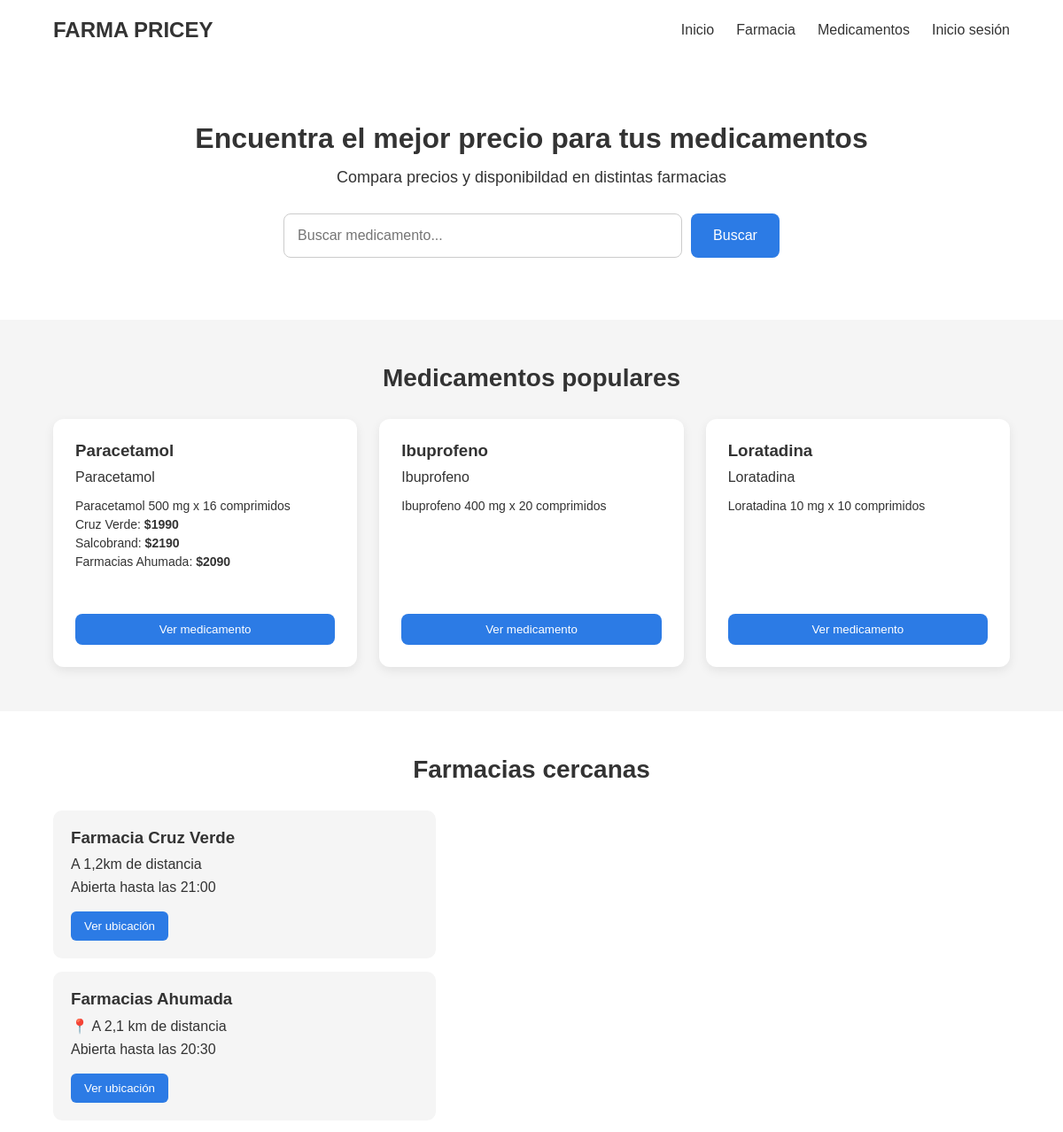
/ (upper part), run on an earlier commit of the app's database.
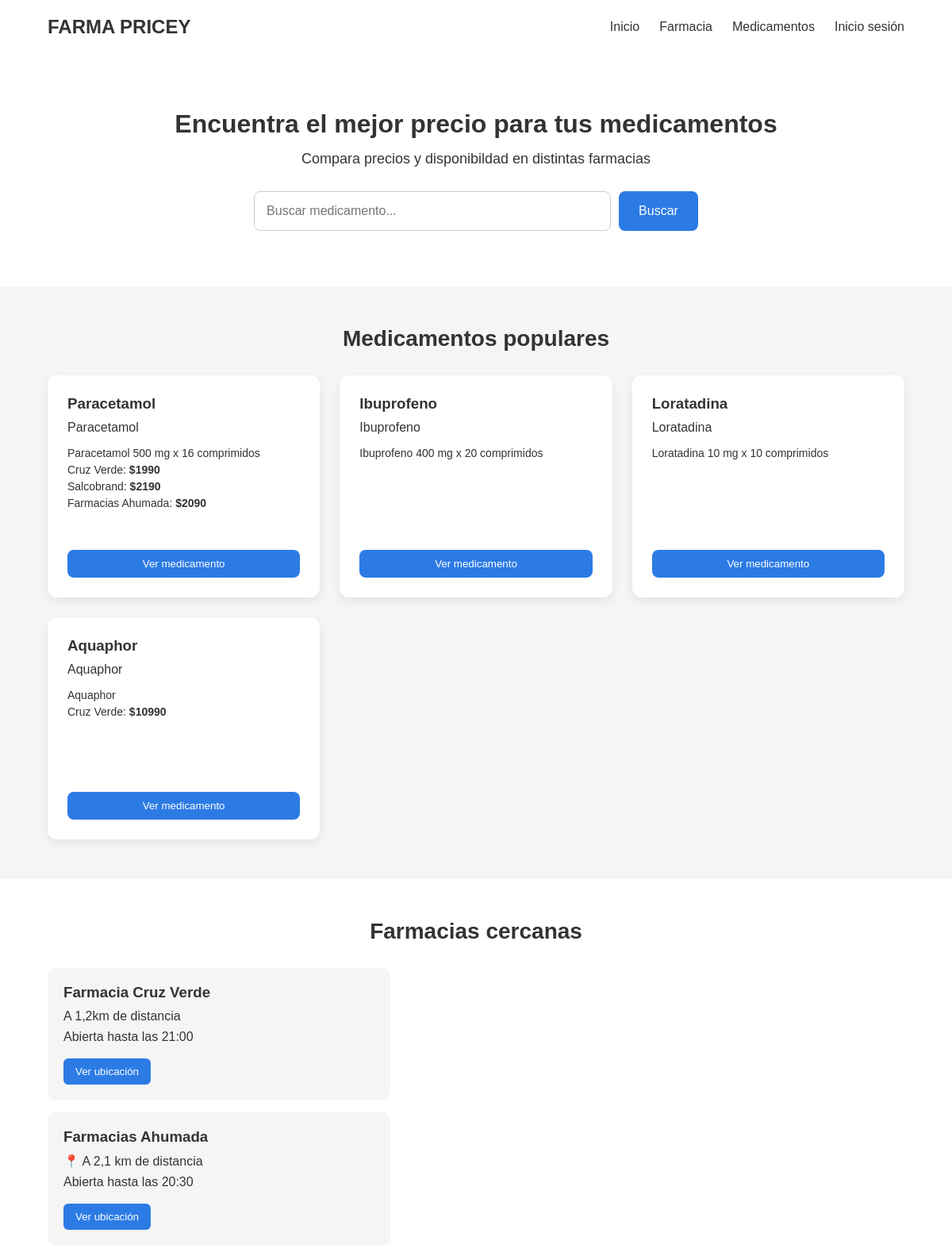
And on a later commit of the database.
### farmacia/models.py (models this page shows, shortened)
class Medicamento(models.Model):
    nombre = models.CharField(max_length=200)
    principio_activo = models.CharField(max_length=200, blank=True)
    descripcion = models.TextField(blank=True)

class Producto(models.Model):
    medicamento = models.ForeignKey(
        Medicamento,
        on_delete=models.CASCADE,
        related_name="productos"
    )
    nombre = models.CharField(max_length=300)
    presentacion = models.CharField(max_length=200, blank=True)

class Precio(models.Model):
    producto = models.ForeignKey(
        Producto,
        on_delete=models.CASCADE,
        related_name="precios"
    )
    farmacia = models.ForeignKey(
        Farmacia,
        on_delete=models.CASCADE,
        related_name="precios"
    )
    precio = models.DecimalField(
        max_digits=10,
        decimal_places=0
        )
    precio_normal = models.DecimalField(
        max_digits=10,
        decimal_places=0,
        null=True,
        blank=True
    )
    disponible = models.BooleanField(default=True)
    url_producto = models.URLField(blank=True)
    fecha_actualizacion = models.DateTimeField(
        auto_now=True
        )

class Farmacia(models.Model):
    nombre = models.CharField(max_length=200)
    direccion = models.CharField(max_length=300, blank=True)
    latitud = models.DecimalField(
        max_digits=9,
        decimal_places=6,
        null=True,
        blank=True
    )
    longitud = models.DecimalField(
        max_digits=9,
        decimal_places=6,
        null=True,
        blank=True
    )
    sitio_web = models.URLField(blank=True)

### farmacia/views.py (the view)
# urls.py: path('', views.inicio, name="inicio"),
def inicio(request):
    medicamentos = Medicamento.objects.prefetch_related(
        'productos__precios__farmacia'
    )
    contexto = {
        'medicamentos': medicamentos
    }
    return render(request, 'inicio.html', contexto)

### farmacia/templates/inicio.html (shortened to what this page needs)
{% load static %}
<!DOCTYPE html>
<html lang="es">
<head>
    <link rel="stylesheet" href="{% static 'farmacia/css/estilo.css' %}">
</head>
<body>
    <header>
        <div class="logo">
            <h1>FARMA PRICEY</h1>
        </div>
        <nav>
            <a href="#">Inicio</a>
            <a href="#">Farmacia</a>
            <a href="#">Medicamentos</a>
            <a href="#">Inicio sesión</a>
        </nav>
    </header>
    <main>
         <section class="buscador">
            <h2>Encuentra el mejor precio para tus medicamentos</h2>
            <p>Compara precios y disponibildad en distintas farmacias</p>
            <form>
                <input type="text" placeholder="Buscar medicamento...">
                <button type="submit"> Buscar </button>
            </form>
         </section>
          <section class="populares">
            <h2>Medicamentos populares</h2>
            <div class="medicamentos">
                {% for medicamento in medicamentos %}
                    <div class="medicamento">
                        <div class="medicamento-info">
                            <h3>{{ medicamento.nombre }}</h3>
                            <p class="principio-activo">
                                {{ medicamento.principio_activo }}
                            </p>
                            {% for producto in medicamento.productos.all %}
                                <p class="presentacion">
                                    {{ producto.nombre }}
                                </p>
                                {% for precio in producto.precios.all %}
                                    <p class="precio">
                                        {{ precio.farmacia.nombre }}:
                                        <strong>${{ precio.precio }}</strong>
                                    </p>
                                {% endfor %}
                            {% endfor %}
                        </div>
                        <button class="btn-medicamento">
                            Ver medicamento
                        </button>
                    </div>
                {% endfor %}
            </div>
          </section>
          <section class="farmacias">
            <h2>Farmacias cercanas</h2>
            <div class="farmacias-contenido">
                <div class="lista-farmacias">
                    <div class="farmacia">
                        <h3>Farmacia Cruz Verde</h3>
                        <p>A 1,2km de distancia</p>
                        <p>Abierta hasta las 21:00</p>
                        <button>Ver ubicación</button>
                    </div>
                    <div class="farmacia">
                        <h3>Farmacias Ahumada</h3>
                        <p>📍 A 2,1 km de distancia</p>
                        <p>Abierta hasta las 20:30</p>
                        <button>Ver ubicación</button>
                    </div>
                </div>
            </div>
          </section>
    </main>
</html>

What changed in the data, as far as the page shows it:
added Medicamento: nombre "Aquaphor", principio_activo "Aquaphor"
added Producto: nombre "Aquaphor"
added Precio: farmacia.nombre "Cruz Verde", precio "10990", shown under "Aquaphor"
